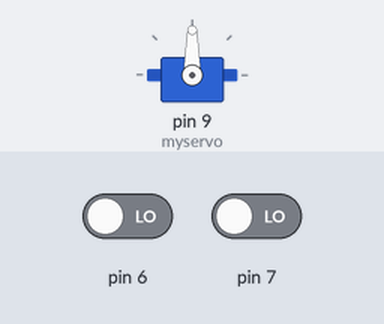
A sketch run on a simulated Arduino Uno, built with avr-gcc and run on an emulated ATmega328P. Parts: servo. The test bench sets the inputs (shaded band); at power-on: pin 6 LOW, pin 7 LOW. What the sketch prints to the serial monitor is not drawn.

Above: at 1.3 s.
1.4 s: pin 6 driven HIGH
At 2.8 s:
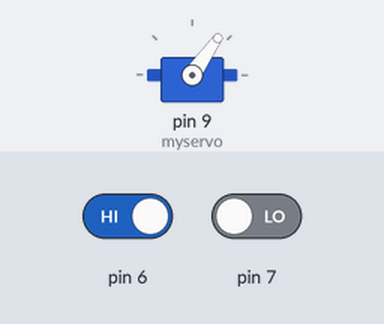
4.4 s: pin 6 driven LOW
6.0 s: pin 7 driven HIGH
At 6.3 s:
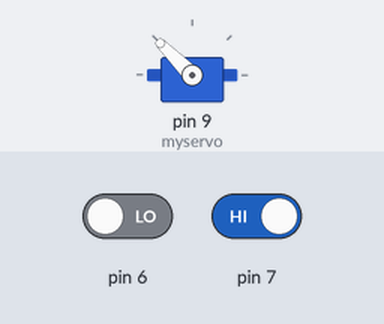
9.0 s: pin 7 driven LOW
Timing chart, 0 to 11.6 s (numbered marks = the images above; inputs shaded):
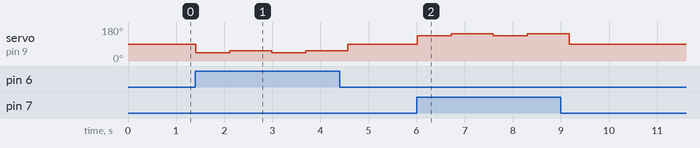

Measured:
- after the input at 1.4 s, servo on pin 9 (myservo): alternates 55° for 0.88 s and 45° for 0.70 s, starting at once
- after the input at 6.0 s, servo on pin 9 (myservo): alternates 145° for 0.88 s and 135° for 0.70 s, starting at once

The sketch:

servo_vilkku.ino
```cpp
#include <Servo.h>
Servo myservo;

void setup() {
  Serial.begin(9600);
  myservo.attach(9);
  pinMode(6,INPUT);
  pinMode(7,INPUT);
  myservo.write(90);
  delay(150);
}

void loop() {
  int l = digitalRead(6);
  int r = digitalRead(7);

  if(l==HIGH) {
    myservo.write(45);
    delay(700);
    myservo.write(55);
    delay(700);
  } else if(r==HIGH) {
    myservo.write(135);
    delay(700);
    myservo.write(145);
    delay(700);
  } else {
    myservo.write(90);
  }

  Serial.print(l);
  delay(15);
  Serial.write(" ");
  delay(15);
  Serial.println(r);
  delay(150);
}
```
